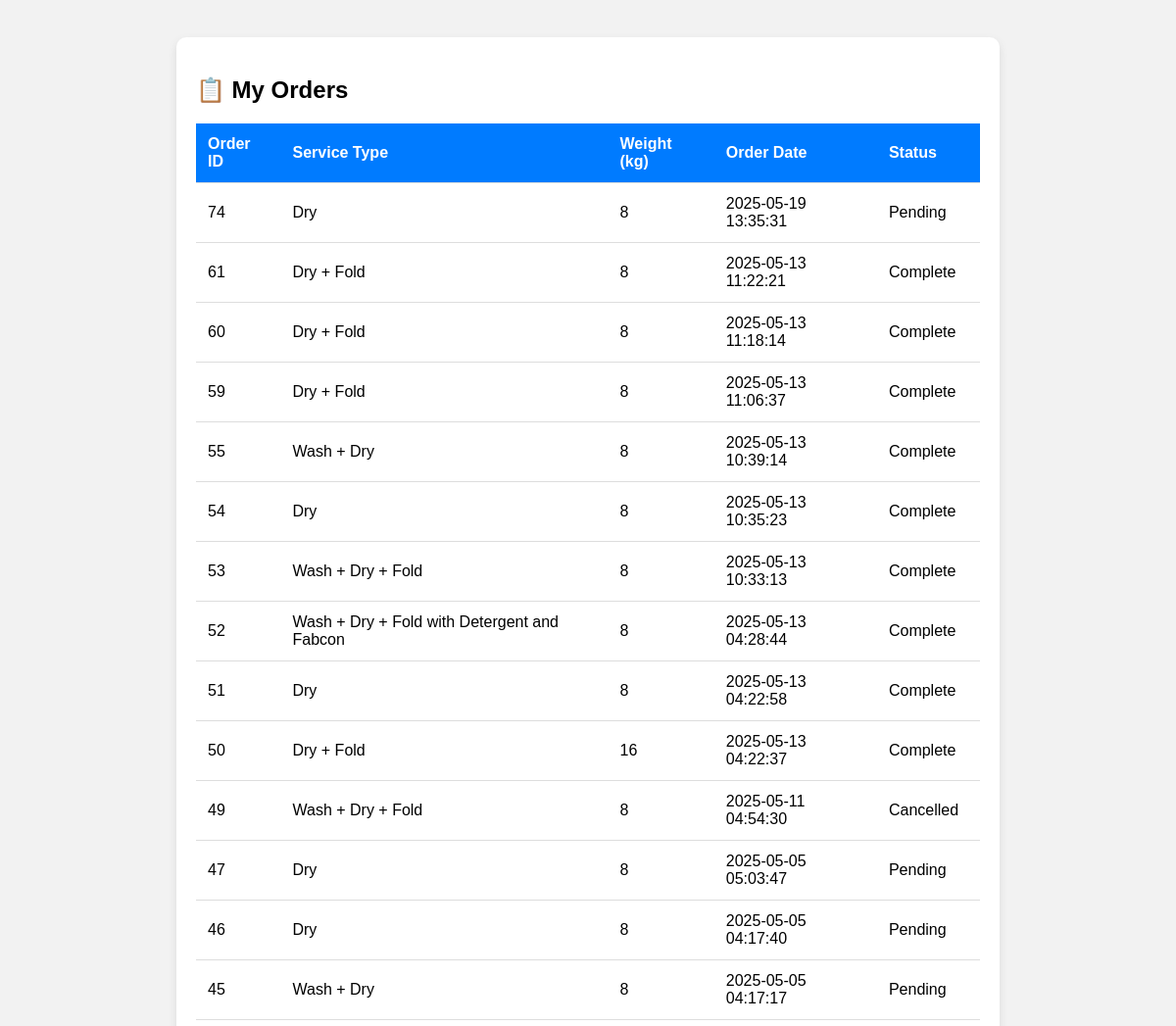
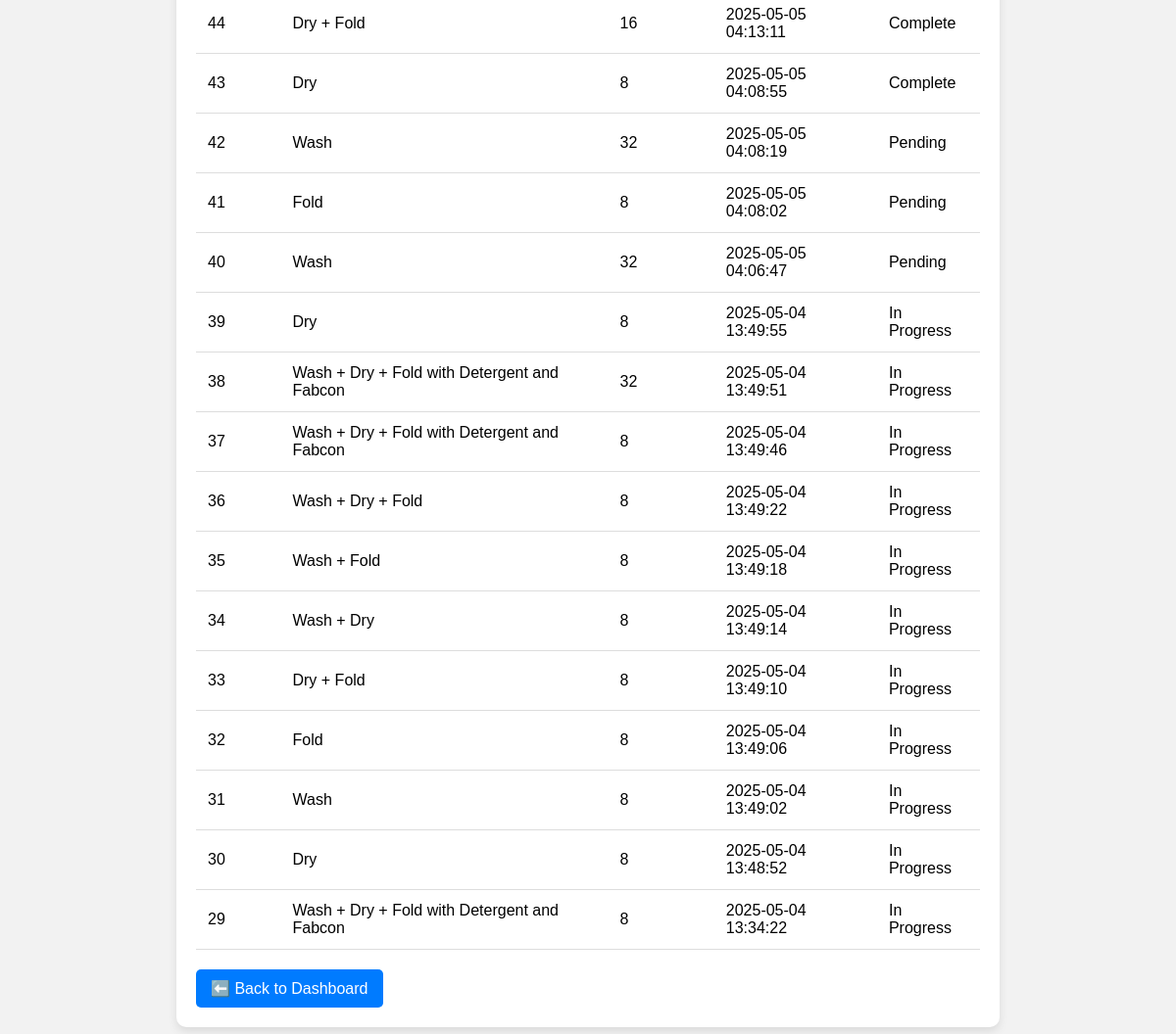
Page /view_orders.php (signed in) on the committed database (2 pictures, top to bottom).
### tables this page shows
CREATE TABLE `orders` (
  `id` int(11) NOT NULL,
  `customer_id` int(11) NOT NULL,
  `service_type` varchar(100) NOT NULL,
  `weight` float NOT NULL,
  `order_date` datetime NOT NULL,
  `status` varchar(50) NOT NULL,
  `total_amount` decimal(10,2) DEFAULT NULL,
  `detergent` varchar(50) DEFAULT NULL,
  `created_at` datetime DEFAULT current_timestamp(),
  `address` varchar(255) NOT NULL,
  `phone` varchar(20) NOT NULL
);

### view_orders.php (the view, shortened to what this page needs)
<?php
include 'config.php';
$customer_id = $_SESSION['customer_id'];
$sql = "SELECT * FROM orders WHERE customer_id = '$customer_id' ORDER BY order_date DESC";
$result = mysqli_query($conn, $sql);
?>
<!DOCTYPE html>
<html>
<head>
</head>
<body>
    <div class="container">
        <h2>📋 My Orders</h2>
        <?php if (mysqli_num_rows($result) > 0): ?>
            <table>
                <tr>
                    <th>Order ID</th>
                    <th>Service Type</th>
                    <th>Weight (kg)</th>
                    <th>Order Date</th>
                    <th>Status</th>
                </tr>
                <?php while ($row = mysqli_fetch_assoc($result)): ?>
                    <tr>
                        <td><?php echo $row['id']; ?></td>
                        <td><?php echo $row['service_type']; ?></td>
                        <td><?php echo $row['weight']; ?></td>
                        <td><?php echo $row['order_date']; ?></td>
                        <td><?php echo $row['status']; ?></td>
                    </tr>
                <?php endwhile; ?>
            </table>
        <?php else: ?>
            <p>You have no orders yet.</p>
        <?php endif; ?>
        <a href="dashboard.php" class="back-link">⬅️ Back to Dashboard</a>
    </div>
</body>
</html>

### view_orders.php (style rules this page uses)
body { font-family: Arial, sans-serif; background-color: #f2f2f2; padding: 30px; }
.container { max-width: 800px; margin: auto; background-color: white; border-radius: 10px; padding: 20px; box-shadow: 0 4px 10px rgba(0,0,0,0.1); }
h2 { margin-bottom: 20px; }
table { width: 100%; border-collapse: collapse; margin-top: 15px; }
th, td { padding: 12px; text-align: left; border-bottom: 1px solid #ddd; }
th { background-color: #007bff; color: white; }
.back-link { display: inline-block; margin-top: 20px; padding: 10px 15px; background-color: #007bff; color: white; text-decoration: none; border-radius: 5px; }

### rows in the picture
orders: id "74", service_type "Dry", weight "8", order_date "2025-05-19 13:35:31", status "Pending"
orders: id "61", service_type "Dry + Fold", weight "8", order_date "2025-05-13 11:22:21", status "Complete"
orders: id "60", service_type "Dry + Fold", weight "8", order_date "2025-05-13 11:18:14", status "Complete"
orders: id "59", service_type "Dry + Fold", weight "8", order_date "2025-05-13 11:06:37", status "Complete"
orders: id "55", service_type "Wash + Dry", weight "8", order_date "2025-05-13 10:39:14", status "Complete"
orders: id "54", service_type "Dry", weight "8", order_date "2025-05-13 10:35:23", status "Complete"
orders: id "53", service_type "Wash + Dry + Fold", weight "8", order_date "2025-05-13 10:33:13", status "Complete"
orders: id "52", service_type "Wash + Dry + Fold with Detergent and Fabcon", weight "8", order_date "2025-05-13 04:28:44", status "Complete"
orders: id "51", service_type "Dry", weight "8", order_date "2025-05-13 04:22:58", status "Complete"
orders: id "50", service_type "Dry + Fold", weight "16", order_date "2025-05-13 04:22:37", status "Complete"
orders: id "49", service_type "Wash + Dry + Fold", weight "8", order_date "2025-05-11 04:54:30", status "Cancelled"
orders: id "47", service_type "Dry", weight "8", order_date "2025-05-05 05:03:47", status "Pending"
orders: id "46", service_type "Dry", weight "8", order_date "2025-05-05 04:17:40", status "Pending"
orders: id "45", service_type "Wash + Dry", weight "8", order_date "2025-05-05 04:17:17", status "Pending"
orders: id "44", service_type "Dry + Fold", weight "16", order_date "2025-05-05 04:13:11", status "Complete"
orders: id "43", service_type "Dry", weight "8", order_date "2025-05-05 04:08:55", status "Complete"
orders: id "42", service_type "Wash", weight "32", order_date "2025-05-05 04:08:19", status "Pending"
orders: id "41", service_type "Fold", weight "8", order_date "2025-05-05 04:08:02", status "Pending"
orders: id "40", service_type "Wash", weight "32", order_date "2025-05-05 04:06:47", status "Pending"
orders: id "39", service_type "Dry", weight "8", order_date "2025-05-04 13:49:55", status "In Progress"
orders: id "38", service_type "Wash + Dry + Fold with Detergent and Fabcon", weight "32", order_date "2025-05-04 13:49:51", status "In Progress"
orders: id "37", service_type "Wash + Dry + Fold with Detergent and Fabcon", weight "8", order_date "2025-05-04 13:49:46", status "In Progress"
orders: id "36", service_type "Wash + Dry + Fold", weight "8", order_date "2025-05-04 13:49:22", status "In Progress"
orders: id "35", service_type "Wash + Fold", weight "8", order_date "2025-05-04 13:49:18", status "In Progress"
orders: id "34", service_type "Wash + Dry", weight "8", order_date "2025-05-04 13:49:14", status "In Progress"
orders: id "33", service_type "Dry + Fold", weight "8", order_date "2025-05-04 13:49:10", status "In Progress"
orders: id "32", service_type "Fold", weight "8", order_date "2025-05-04 13:49:06", status "In Progress"
orders: id "31", service_type "Wash", weight "8", order_date "2025-05-04 13:49:02", status "In Progress"
orders: id "30", service_type "Dry", weight "8", order_date "2025-05-04 13:48:52", status "In Progress"
orders: id "29", service_type "Wash + Dry + Fold with Detergent and Fabcon", weight "8", order_date "2025-05-04 13:34:22", status "In Progress"
